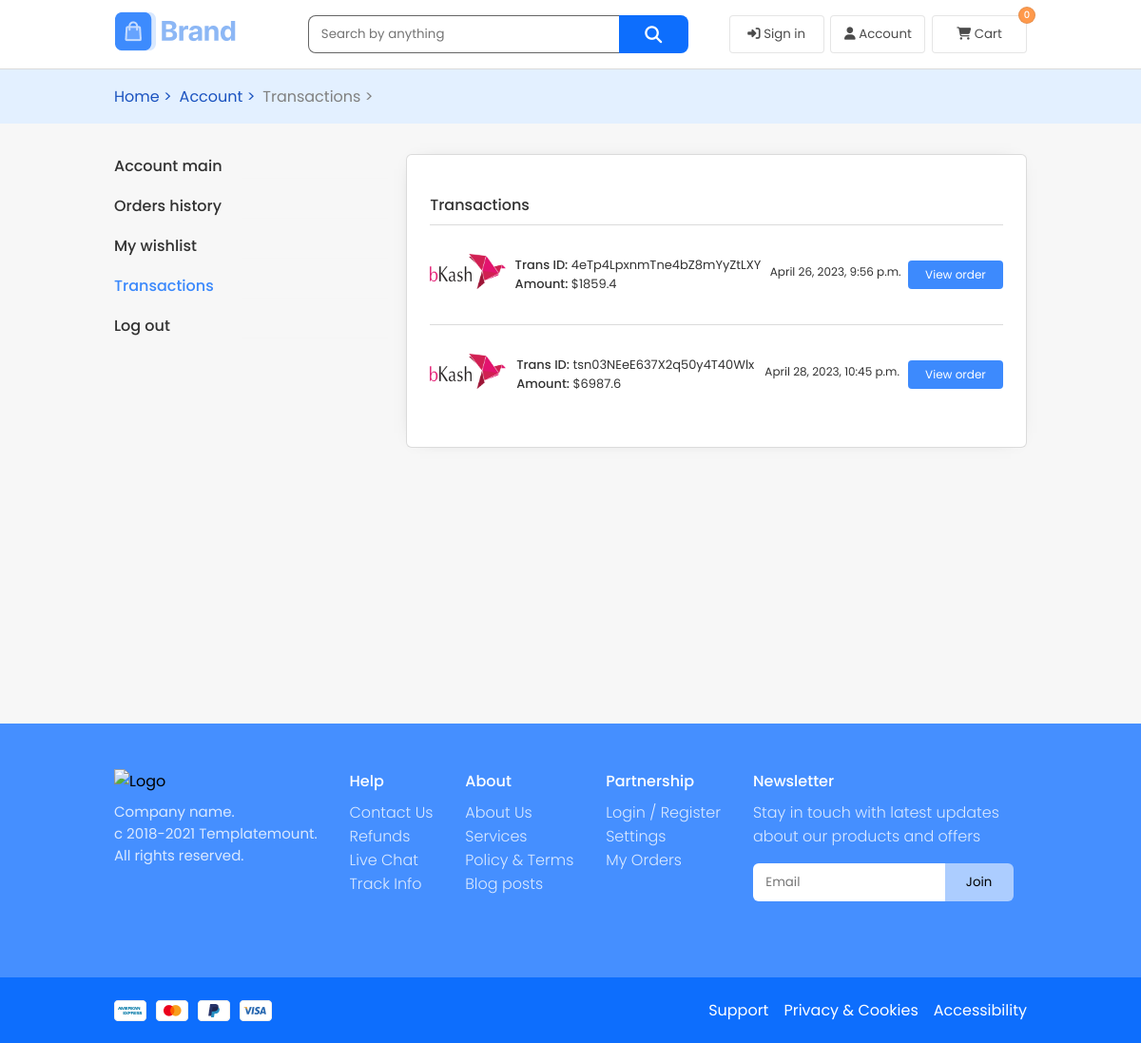
Page /account/transaction/ on the committed database.
### order/models.py (models this page shows)
class Transaction(models.Model):
    transaction_id = models.CharField(max_length=34)
    transaction_amount = models.FloatField()
    transaction_method = models.CharField(max_length=20)
    bank_tran_id = models.CharField(max_length=50)
    transaction_date = models.DateTimeField(auto_now_add=True)
    transaction_person = models.ForeignKey(User, on_delete=models.DO_NOTHING, null=True, blank=True)
    transaction_person_name = models.CharField(max_length=30)
    transaction_person_phone = models.CharField(max_length=14)
    transaction_person_email = models.EmailField()
    transaction_person_ip = models.GenericIPAddressField()
    order = models.OneToOneField(Order, on_delete=models.CASCADE)

### user/views.py (the view)
# urls.py: path('transaction/', transactions, name='transaction'),
def transactions(request):
    request_action = router(request, {'is_order_handler': False, 'is_product_adder': False, 'is_admin': False,
                                      'is_user': True})
    if not request_action[0] and len(request_action) < 3:
        return redirect(request_action[1])
    if request.user.is_authenticated:
        user = request.user
        trans = Transaction.objects.filter(transaction_person=user)
    else:
        user_ip = get_client_ip(request)
        trans = Transaction.objects.filter(transaction_person_ip=user_ip)
    context = {
        'transactions': trans
    }
    return render(request, 'transactions.html', context)

### user/algorithms.py (called while the page is built)
def get_client_ip(request):
    x_forwarded_for = request.META.get('HTTP_X_FORWARDED_FOR')
    if x_forwarded_for:
        ip = x_forwarded_for.split(',')[0]
    else:
        ip = request.META.get('REMOTE_ADDR')
    return ip

def router(request, accept):
    user = request.user
    if user.is_authenticated:
        if accept['is_order_handler'] and user.is_order_handler:
            return [True]
        elif accept['is_product_adder'] and user.is_product_adder:
            return [True]
        if accept['is_admin'] and user.is_admin:
            return [True]
        elif accept['is_user'] and not (user.is_admin or user.is_product_adder or user.is_order_handler):
            return [True]
        else:
            if user.is_order_handler:
                return [False, 'staff_main1']
            elif user.is_product_adder:
                return [False, 'staff_main2']
            elif user.is_admin:
                return [False, 'admin_dashboard']
            else:
                return [False, 'account']
    else:
        return [False, 'account', 1]

### templates/transactions.html (shortened to what this page needs)
{% extends 'index.html' %}
{% load static %}
    {% block cssfiles %}
        <link rel="stylesheet" href="{% static 'css/products.css' %}">
        <link rel="stylesheet" href="{% static 'css/wishlist.css' %}">
        <link rel="stylesheet" href="{% static 'css/page_profile.css' %}">
        <link rel="stylesheet" href="{% static 'css/transactions.css' %}">
    {% endblock cssfiles %}
    {% block container %}
        <div class="navigator-products">
            <div class="n-p-contents">
                <a href="{% url 'home' %}}">Home > </a>
                <a href="{% url 'account' %}">Account ></a>
                <a href="{% url 'transaction' %}" style="color:gray">Transactions ></a>
            </div>
        </div>
        <div class="profile-container">
            <div class="profile-nav">
                 <ul>
                    <a href="{% url 'account' %}"><li class="">Account main</li></a>
                    <a href="{% url 'order_history' %}"><li >Orders history</li></a>
                    <a href="{% url 'wishlist' %}"><li class="">My wishlist</li></a>
                    <a href="{% url 'transaction' %}" class="current-tab-profile"><li class="">Transactions</li></a>
                    <a href="#"><li class="">Log out</li></a>
                </ul>
            </div>
            <div class="profile-content">
                <div class="current-orders transactions">
                    <p class="title"> Transactions </p>
                    <div class="transaction-list">
                        {% for tran in transactions %}
                            <div class="item">
                                <div class="operator-logo">
                                    <img src="{% static 'img/1656227518bkash-logo-png.png' %}" alt="">
                                </div>
                                <div class="trans-id-and-amount">
                                    <p class="trans-id "> <span>Trans ID:</span> {{tran.transaction_id}}</p>
                                    <p class="trans-id"><span>Amount:</span> ${{tran.transaction_amount}}</p>
                                </div>
                                <p class="date">{{tran.transaction_date}}</p>
                                <a href="/account/query-order-history/?s={{tran.order.id}}" style="text-decoration:none">
                                    <button class="view-order-btn">
                                        View order
                                    </button>
                                </a>
                            </div>
                        {% endfor %}
                    </div>
                </div>
            </div>
        </div>
    {% endblock container %}

### static/css/index.css (style rules this page uses)
* { box-sizing: border-box; margin: 0; padding: 0; font-family: "Poppins", sans-serif; image-rendering: auto; }
* button { cursor: pointer; }
.nav, .n-p-contents, .info-container, .footer-contents, .f-b-contents, .hero-contents, .nav2-links, .new-products, .top-reviews-contents, .why-choose-us, .blog-posts, .product-container, .details-top, .details-bottom-container, .cart-top, .cart-bottom-container, .profile-container { max-width: 2000px; }
:root { --border:.5px solid rgba(0, 0, 0, 0.142); --i:!important; }
.navigator-products { widtH: 100%; background-color: #E3F0FF; z-index: 5; position: sticky; top: 73px; }
.navigator-products .n-p-contents { transition-duration: 0.5s; width: 80%; padding: 1em 1em 1em 0; margin: auto; display: flex; }
.navigator-products a { transition-duration: 0.5s; display: block; margin-right: 0.5em; text-decoration: none; color: #1b53c0; }

### static/css/products.css (style rules this page uses)
.navigator-products { widtH: 100%; background-color: #E3F0FF; z-index: 5; position: sticky; top: 73px; }
.navigator-products .n-p-contents { transition-duration: 0.5s; width: 80%; padding: 1em 1em 1em 0; margin: auto; display: flex; }
.navigator-products a { transition-duration: 0.5s; display: block; margin-right: 0.5em; text-decoration: none; color: #1b53c0; }

### static/css/wishlist.css (style rules this page uses)
.item { border-top: var(--border); display: flex; justify-content: space-between; align-items: center; padding: 1.5em 0; }

### static/css/page_profile.css (style rules this page uses)
body { background: #f7f7f7; }
button { cursor: pointer; }
.profile-container { width: 80%; display: grid; grid-template-columns: 30% 68%; gap: 2%; margin: 2em auto; }
.profile-container .profile-nav ul { list-style: none; }
.profile-container .profile-nav ul a { text-decoration: none; color: black; font-weight: 500; opacity: 0.8; }
.profile-container .profile-nav ul .current-tab-profile { color: #0D6EFD; }
.profile-container .profile-nav ul a { display: flex; align-items:center; border-bottom: 1px solid #f7f7f7; margin-bottom: 1em; }
.profile-container .profile-content { margin-bottom: 1em; border: var(--border); background: white; box-shadow: -1px 0px 19px -16px rgba(0, 0, 0, 0.67); -webkit-box-shadow: -1px 0px 19px -16px rgba(0, 0, 0, 0.67); -moz-box-shadow: -1px 0px 19px -16px rgba(0, 0, 0, 0.67); border-radius: 6px; }
.profile-container .profile-content .current-orders { padding: 1.5em; margin-top: 1em; }
.profile-container .profile-content .current-orders .title { font-weight: 500; opacity: 0.8; margin-bottom: 0.5em; }

### static/css/transactions.css (style rules this page uses)
.operator-logo img { width: 80px; }
.trans-id-and-amount { margin: 0.5em; }
.trans-id-and-amount p { font-weight: 400; font-size: 13px; opacity: 0.8; }
.trans-id-and-amount p span { font-weight: 500; }
.date { font-size: 12px; opacity: 0.8; margin-right: 0.5em; margin-bottom: 0.5em; }
.view-order-btn { border: none; background: #0D6EFD; height: 30px; padding: 0 1.5em; border-radius: 4px; color: white; font-size: 12px; opacity: 0.8; cursor: pointer; min-width: 100px; }

### rows in the picture
Transaction: transaction_id "4eTp4LpxnmTne4bZ8mYyZtLXY", transaction_amount "1859.4", transaction_date "April 26, 2023, 9:56 p.m."
Transaction: transaction_id "tsn03NEeE637X2q50y4T40Wlx", transaction_amount "6987.6", transaction_date "April 28, 2023, 10:45 p.m."
